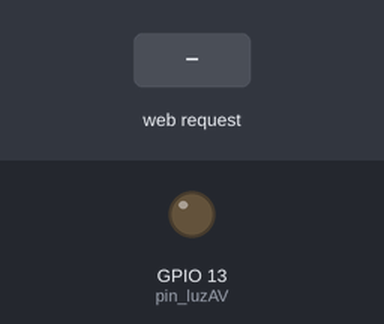
A sketch run on a simulated ESP8266 (NodeMCU). On the bench: output pins drawn as LEDs (lit = HIGH). Inputs (shaded band) come from the test bench. WiFi joins after 1.5 s; servers stay silent unless stated; what the sketch prints to the serial monitor is not drawn.

Above: at 2.7 s.
2.8 s: HTTP request GET /controleLuz received
At 3.8 s:
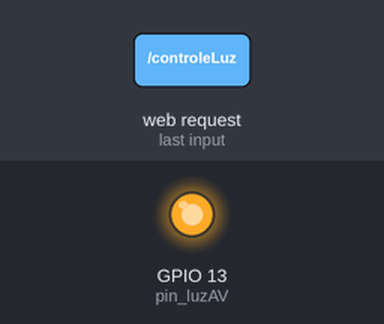
Timing chart, 0 to 5.8 s (numbered marks = the images above; inputs shaded):
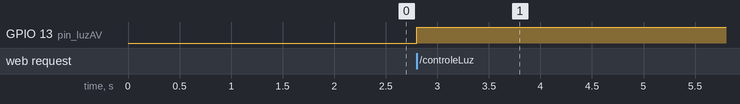

Measured:
- after the input at 2.8 s, GPIO 13 (pin_luzAV): LOW → HIGH at once

The sketch:

AdvancedWebServer_teste3.ino
```cpp
#include <ArduinoJson.h>
#include <ESP8266WiFi.h>
#include <WiFiClient.h>
#include <ESP8266WebServer.h>
#include <ESP8266mDNS.h>

#ifndef STASSID
#define STASSID "Bruno Migliorini"
#define STAPSK  "edicula88"
#endif

char webpage[] PROGMEM = R"=====(
<!DOCTYPE html>
<html lang="en">
<head>
    <meta charset="UTF-8">
    <meta http-equiv="X-UA-Compatible" content="IE=edge">
    <meta name="viewport" content="width=device-width, initial-scale=1.0">
    <title>Sensores Aviário 722</title>
</head>
<body>
    <h1>Aviário 722</h1>
    <p>
        Temperatura:<span id="temp"></span><br />
        Amônia:<span id="ar"></span>
    </p>
    <p> Luz aviário722: <span id="luz-state">__</span> </p>
    <button onclick="myFunction()"> TOGGLE </button>
    <script>
        const api_url = "sensores";

        setInterval(async function() {

            const response = await fetch(api_url);
            const data = await response.json();
            const { temperatura , amonia} = data;

            document.getElementById("temp").textContent = temperatura;
            document.getElementById("ar").textContent = amonia;
            }, 2000);

    function myFunction()
    {
      var xhr = new XMLHttpRequest();
      var url = "/controleLuz";

      xhr.onreadystatechange = function() {
        if (this.readyState == 4 && this.status == 200) {
          document.getElementById("luz-state").innerHTML = this.responseText;
        }
      };

      xhr.open("GET", url, true);
      xhr.send();
    };
    document.addEventListener('DOMContentLoaded', myFunction, false);
    </script>
</body>
</html>
)=====";

const char *ssid = STASSID;
const char *password = STAPSK;

ESP8266WebServer server(80);

char jsonOutput[128];

const int pin_luzAV = 13;

int amoniaAr = 1;
int temperaturaAtual=20;

String  luzState = "OFF";


void setup(void) {
  pinMode(pin_luzAV, OUTPUT);
  digitalWrite(pin_luzAV, 0);
  Serial.begin(115200);
  WiFi.mode(WIFI_STA);
  WiFi.begin(ssid, password);
  Serial.println("");

  // Wait for connection
  while (WiFi.status() != WL_CONNECTED) {
    delay(500);
    Serial.print(".");
  }

  Serial.println("");
  Serial.print("Connected to ");
  Serial.println(ssid);
  Serial.print("IP address: ");
  Serial.println(WiFi.localIP());

  if (MDNS.begin("esp8266")) {
    Serial.println("MDNS responder started");
  }

  server.on("/",[](){server.send_P(200,"text/html", webpage);});
  server.on("/sensores", get_sensores);
  server.on("/controleLuz",getLuzState);

  server.begin();
  Serial.println("HTTP server started");
}
void loop(void) {
  server.handleClient();
  MDNS.update();

}


void get_sensores(){

    const size_t CAPACITY = JSON_OBJECT_SIZE(4);

        StaticJsonDocument<CAPACITY> doc;

        JsonObject object = doc.to<JsonObject>();
        object["temperatura"] = amoniaAr;
        object["amonia"] = temperaturaAtual;

        serializeJson(doc, jsonOutput);
        server.send(200, "application/json",jsonOutput);
        amoniaAr++;
        temperaturaAtual += 10;

}

void toggleLUZ()
{
  digitalWrite(pin_luzAV,!digitalRead(pin_luzAV));
}

void getLuzState()
{
  toggleLUZ();
  String luz_state = digitalRead(pin_luzAV) ? "ON" : "OFF";
  server.send(200,"text/plain", luz_state);
}
```
